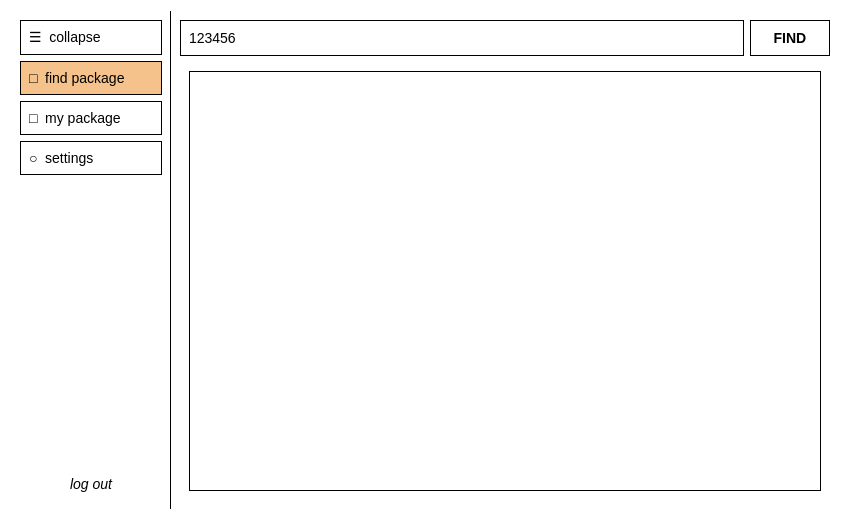
<?xml version='1.0' encoding='UTF-8'?>
<ui version="4.0">
 <class>ClientWindow</class>
 <widget class="QWidget" name="ClientWindow">
  <property name="geometry"><rect><x>0</x><y>0</y><width>850</width><height>520</height></rect></property>
  <property name="windowTitle"><string>Client Panel</string></property>
  <property name="styleSheet"><string>QWidget { background: white; color: black; font-family: Arial; font-size: 14px; } QLineEdit { border: 1px solid black; padding: 6px; } QPushButton { border: 1px solid black; background: white; padding: 8px; text-align: left; } QPushButton:hover { background-color: #f2f2f2; } QPushButton:pressed { background-color: #e6e6e6; } QFrame#sidebarFrame { border-right: 1px solid black; } QFrame#boxFrame, QFrame#historyFrame, QFrame#settingsBox { border: 1px solid black; }</string></property>
  <layout class="QHBoxLayout" name="mainLayout">
   <property name="spacing"><number>0</number></property>
   <property name="ContentsMargins"><number>0</number><number>0</number><number>0</number><number>0</number></property>
   <item>
    <widget class="QFrame" name="sidebarFrame">
     <property name="minimumSize"><size><width>160</width><height>0</height></size></property>
     <property name="maximumSize"><size><width>160</width><height>16777215</height></size></property>
     <layout class="QVBoxLayout" name="sidebarLayout">
      <item><widget class="QPushButton" name="btnCollapse"><property name="text"><string>☰  collapse</string></property></widget></item>
      <item><widget class="QPushButton" name="btnNavFind"><property name="text"><string>□  find package</string></property><property name="styleSheet"><string>QPushButton { background: #f5c28b; } QPushButton:hover { background: #f0b06a; }</string></property></widget></item>
      <item><widget class="QPushButton" name="btnNavMy"><property name="text"><string>□  my package</string></property></widget></item>
      <item><widget class="QPushButton" name="btnNavSettings"><property name="text"><string>○  settings</string></property></widget></item>
      <item><spacer name="vSpacer"><property name="orientation"><enum>Qt::Vertical</enum></property><property name="sizeHint" stdset="0"><size><width>20</width><height>40</height></size></property></spacer></item>
      <item><widget class="QPushButton" name="btnLogout"><property name="text"><string>log out</string></property><property name="styleSheet"><string>border: none; font-style: italic; text-align: center;</string></property></widget></item>
     </layout>
    </widget>
   </item>
   <item>
    <widget class="QStackedWidget" name="stackedMain">
     <widget class="QWidget" name="pageFind">
      <layout class="QVBoxLayout" name="findLayout">
       <property name="ContentsMargins"><number>30</number><number>20</number><number>30</number><number>20</number></property>
       <item>
        <layout class="QHBoxLayout" name="searchBarLayout">
         <item><widget class="QLineEdit" name="editSearchNumber"><property name="minimumSize"><size><width>0</width><height>36</height></size></property><property name="text"><string>123456</string></property></widget></item>
         <item><widget class="QPushButton" name="btnFind"><property name="minimumSize"><size><width>80</width><height>36</height></size></property><property name="text"><string>FIND</string></property><property name="styleSheet"><string>font-weight: bold; text-align: center;</string></property></widget></item>
        </layout>
       </item>
       <item>
        <widget class="QStackedWidget" name="stackedFindResult">
         <widget class="QWidget" name="subPageEmpty">
          <layout class="QVBoxLayout"><item><widget class="QFrame" name="boxFrame" /></item></layout>
         </widget>
         <widget class="QWidget" name="subPageNotFound">
          <layout class="QVBoxLayout">
           <item>
            <widget class="QFrame" name="boxFrame">
             <layout class="QVBoxLayout"><item><widget class="QLabel" name="lblNotFound"><property name="text"><string>NOT FOUND</string></property><property name="alignment"><set>Qt::AlignCenter</set></property><property name="styleSheet"><string>font-size: 28px; font-style: italic;</string></property></widget></item></layout>
            </widget>
           </item>
          </layout>
         </widget>
         <widget class="QWidget" name="subPageFound">
          <layout class="QVBoxLayout">
           <item>
            <widget class="QFrame" name="boxFrame">
             <layout class="QHBoxLayout">
              <property name="ContentsMargins"><number>25</number><number>25</number><number>25</number><number>25</number></property>
              <item>
               <layout class="QVBoxLayout">
                <item><widget class="QLabel" name="lblBoxIcon"><property name="minimumSize"><size><width>220</width><height>220</height></size></property><property name="alignment"><set>Qt::AlignCenter</set></property><property name="styleSheet"><string>border: none;</string></property><property name="pixmap"><pixmap>ui/assets/cube.png</pixmap></property><property name="scaledContents"><bool>true</bool></property></widget></item>
                <item><widget class="QPushButton" name="btnToTrack"><property name="text"><string>to track</string></property><property name="styleSheet"><string>text-align: center; font-size: 16px;</string></property></widget></item>
               </layout>
              </item>
              <item>
               <layout class="QVBoxLayout">
                <item><widget class="QLabel" name="lblPackageInfo"><property name="text"><string>id: ...

creation date: ...
sender: ...
current status: ...</string></property></widget></item>
                <item>
                 <widget class="QFrame" name="historyFrame">
                  <layout class="QVBoxLayout">
                   <item><widget class="QLabel" name="lblHistHeader"><property name="text"><string>history</string></property><property name="alignment"><set>Qt::AlignCenter</set></property><property name="styleSheet"><string>font-weight: bold;</string></property></widget></item>
                   <item><widget class="QTextBrowser" name="txtHistory"><property name="styleSheet"><string>border: none;</string></property><property name="plainText"><string>date update: ...
location type: ...
adress: ...
status: ...

date update: ...
location type: ...</string></property></widget></item>
                  </layout>
                 </widget>
                </item>
               </layout>
              </item>
             </layout>
            </widget>
           </item>
          </layout>
         </widget>
        </widget>
       </item>
      </layout>
     </widget>
     <widget class="QWidget" name="pageMyPackages">
      <layout class="QVBoxLayout">
       <property name="ContentsMargins"><number>30</number><number>25</number><number>30</number><number>25</number></property>
       <item>
        <widget class="QListWidget" name="listMyPackages">
         <property name="styleSheet"><string>QListWidget { border: 1px solid black; padding: 15px; font-size: 16px; } QListWidget::item { padding: 12px; }</string></property>
         <item><property name="text"><string>   ID ...
       create date ...</string></property><property name="icon"><iconset><normaloff>ui/assets/cube.png</normaloff><normalon /></iconset></property></item>
         <item><property name="text"><string>   ID ...
       create date ...</string></property><property name="icon"><iconset><normaloff>ui/assets/cube.png</normaloff><normalon /></iconset></property></item>
         <item><property name="text"><string>   ID ...
       create date ...</string></property><property name="icon"><iconset><normaloff>ui/assets/cube.png</normaloff><normalon /></iconset></property></item>
        <property name="iconSize"><size><width>42</width><height>42</height></size></property></widget>
       </item>
      </layout>
     </widget>
     <widget class="QWidget" name="pageSettings">
      <layout class="QVBoxLayout">
       <property name="ContentsMargins"><number>30</number><number>25</number><number>30</number><number>25</number></property>
       <item>
        <widget class="QFrame" name="settingsBox">
         <layout class="QVBoxLayout">
          <property name="ContentsMargins"><number>15</number><number>15</number><number>15</number><number>15</number></property>
          <item><widget class="QLabel" name="lblSetTitle"><property name="minimumSize"><size><width>0</width><height>36</height></size></property><property name="text"><string>Change account data</string></property><property name="alignment"><set>Qt::AlignCenter</set></property><property name="styleSheet"><string>background: #efefef; border: 1px solid black; font-size: 16px;</string></property></widget></item>
          <item>
           <layout class="QGridLayout">
            <item row="0" column="0"><widget class="QLineEdit" name="editSetName"><property name="placeholderText"><string>Name: ...</string></property></widget></item>
            <item row="0" column="1"><widget class="QLineEdit" name="editSetSecondName"><property name="placeholderText"><string>Second name: ...</string></property></widget></item>
            <item row="1" column="0"><widget class="QLineEdit" name="editSetUsername"><property name="placeholderText"><string>Username: ...</string></property></widget></item>
            <item row="1" column="1"><widget class="QLineEdit" name="editSetEmail"><property name="placeholderText"><string>Email: ...</string></property></widget></item>
           </layout>
          </item>
          <item>
           <layout class="QHBoxLayout">
            <item><widget class="QLineEdit" name="editSetPassword"><property name="placeholderText"><string>New password:</string></property></widget></item>
            <item><widget class="QPushButton" name="btnUpdateAccount"><property name="minimumSize"><size><width>220</width><height>34</height></size></property><property name="text"><string>UPDATE</string></property><property name="styleSheet"><string>QPushButton { font-weight: bold; text-align: center; } QPushButton:hover { background-color: #fce0c5; }</string></property></widget></item>
           </layout>
          </item>
          <item><widget class="QPushButton" name="btnChangeTheme"><property name="minimumSize"><size><width>0</width><height>36</height></size></property><property name="text"><string>Change theme ⇄</string></property><property name="styleSheet"><string>QPushButton { background: #efefef; border: 1px solid black; text-align: center; font-size: 16px; } QPushButton:hover { background: #e0e0e0; } QPushButton:pressed { background: #d0d0d0; }</string></property></widget></item>
          <item><widget class="QLabel" name="lblLang"><property name="minimumSize"><size><width>0</width><height>36</height></size></property><property name="text"><string>Change language</string></property><property name="alignment"><set>Qt::AlignCenter</set></property><property name="styleSheet"><string>background: #efefef; border: 1px solid black; font-size: 16px;</string></property></widget></item>
          <item>
           <layout class="QHBoxLayout">
            <item><widget class="QLineEdit" name="editLang"><property name="text"><string>Language: EN</string></property><property name="readOnly"><bool>true</bool></property></widget></item>
            <item><widget class="QPushButton" name="btnLangDrop"><property name="maximumSize"><size><width>60</width><height>34</height></size></property><property name="text"><string>⇩</string></property><property name="styleSheet"><string>QPushButton { text-align: center; font-size: 18px; }</string></property></widget></item>
           </layout>
          </item>
          <item><spacer name="vSpSet"><property name="orientation"><enum>Qt::Vertical</enum></property></spacer></item>
         </layout>
        </widget>
       </item>
      </layout>
     </widget>
    </widget>
   </item>
  </layout>
 </widget>
</ui>
